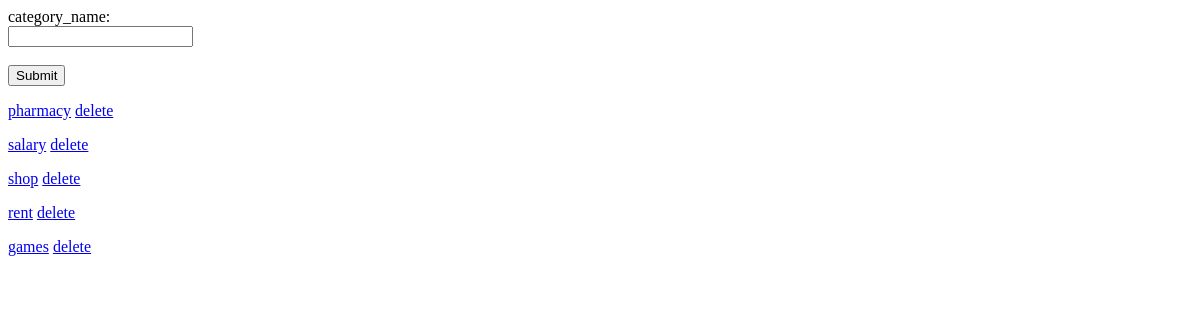
The page /category (signed in) on the database as committed earlier.
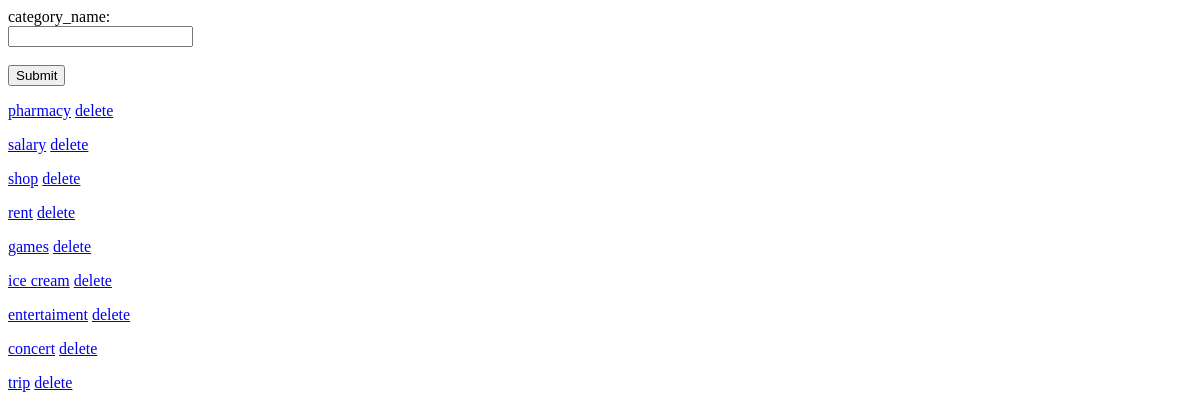
The same page on the database as committed later.
### models.py (models this page shows)
class Category(Base):
    __tablename__ = 'category'
    id = Column(Integer, primary_key=True)
    category_name = Column(String(50))
    owner_id = Column(Integer, ForeignKey('user.id', ondelete='CASCADE'))
    owner = relationship('User')

### app.py (the view, shortened to what this page needs)
@app.route('/category', methods=['GET', 'POST'])
def category_list():
    if 'user_id' in session:
        if request.method == 'GET':
            user_id = session['user_id']
            categories = list(db_session.execute(
                select(models.Category).filter(
                    (models.Category.owner_id == session['user_id']) | (models.Category.owner_id == 1)
                )
            ).scalars())
            return render_template("all_categories.html", categories=categories)

### app.py (called while the page is built)
@app.teardown_appcontext
def shutdown_session(exception=None):
    db_session.remove()

### templates/all_categories.html (shortened to what this page needs)
<!DOCTYPE html>
<html lang="en">
<head>
</head>
<body>
<form action="/category" method="post">
    <label for="category_name">category_name:</label><br>
    <input type="category_name" id="category_name" name="category_name"><br><br>
    <input type = "submit" value="Submit">
</form>
{% for one_cat in categories %}
        <p><a href = "/category/{{ one_cat.id }}">{{ one_cat.category_name }}</a> {% if one_cat.owner != 1 %}<a href="/category/{{ one_cat.id }}/delete"> delete</a></p>
    {% endif %}
{% endfor %}
</body>
</html>

Rows that differ between the two databases and show on the page:
added Category: category_name "ice cream"
added Category: category_name "entertaiment"
added Category: category_name "concert"
added Category: category_name "trip"
